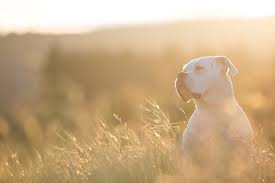
#> input picture Week 7/dog1.jfif, 275 x 183 px
$ jupyter execute --allow-errors 'Week 7 Exercise.ipynb'
#> lines starting #> are read from the running program, lines starting #| are printed output that depends on the picture
# Setup

[cell 1]
import numpy as np
import cv2 as cv
import matplotlib.pyplot as plt

# Question 1

[cell 2]
img = cv.imread('dog1.jfif', 0)
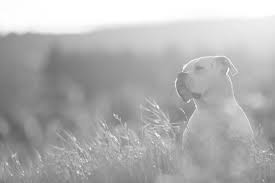
#> img: shape (183, 275); min 97, max 255, mean 176.8

eq1 = cv.equalizeHist(img)
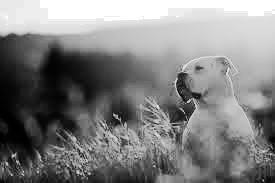
#> eq1: shape (183, 275); min 0, max 255, mean 129.2
eq2 = cv.equalizeHist(eq1)

cv.imshow('result', np.hstack((img, eq1, eq2)))
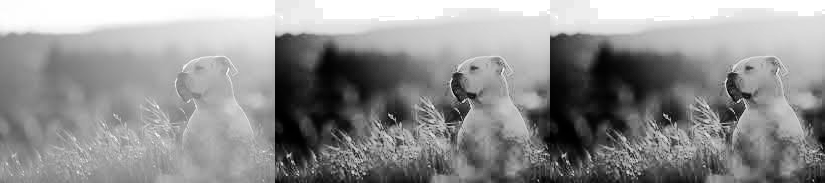
#> window 'result': shape (183, 825); min 0, max 255, mean 145
cv.waitKey(0)
cv.destroyAllWindows()

$ run again, with dog.jfif copied over Week 7/dog1.jfif
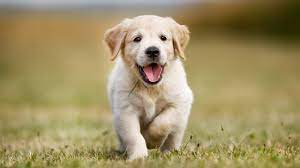
#> input picture dog.jfif, 300 x 168 px
#> `eq1 = cv.equalizeHist(img)`:
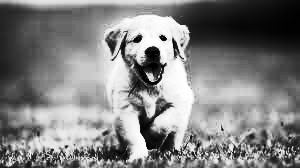
#> eq1: shape (168, 300); min 0, max 255, mean 128.7
#> `cv.imshow('result', np.hstack((img, eq1, eq2)))`:
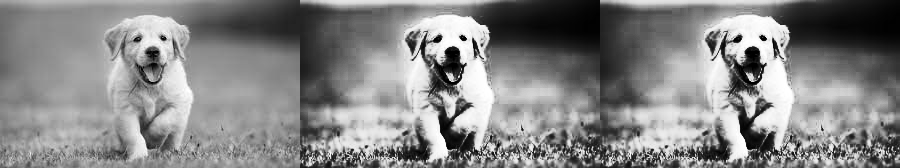
#> window 'result': shape (168, 900); min 0, max 255, mean 134
